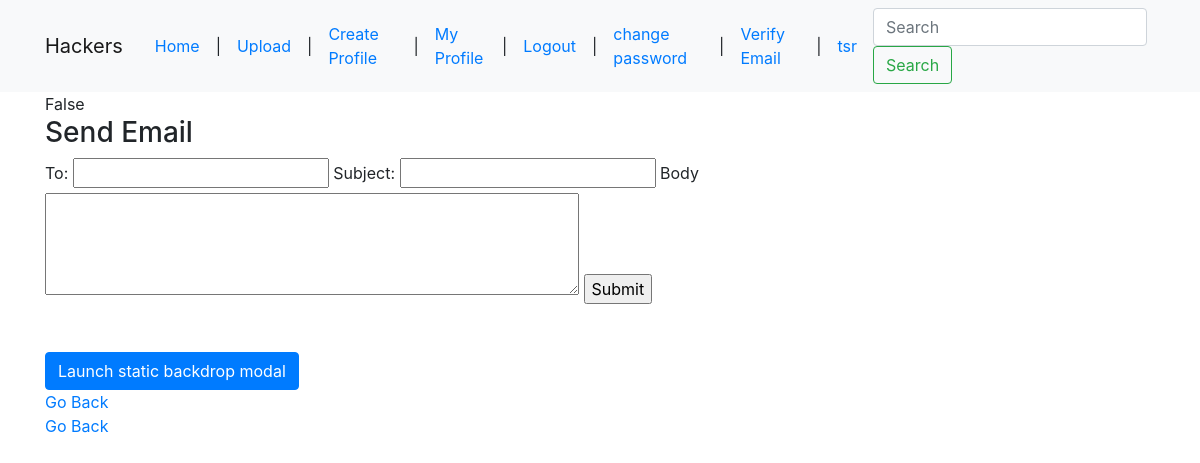
Before: /email/ (signed in) with the older database file.
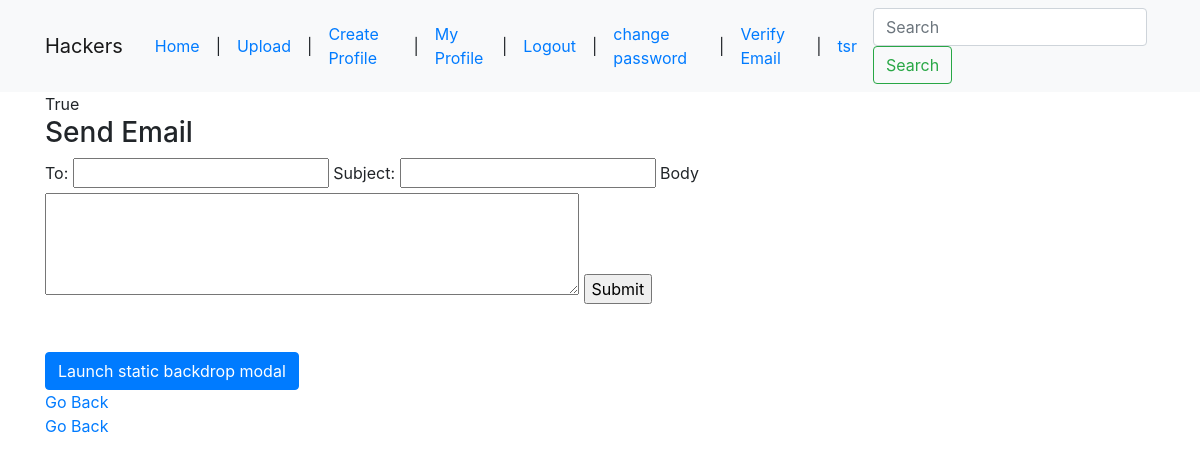
After: the same page with the newer database file.
### UserManagement/models.py (models this page shows, shortened)
class Profile(models.Model):
    contact_no = models.CharField(max_length=20)
    mobile_no = models.CharField(max_length=20)
    pro_pic = models.ImageField(upload_to='users/pro_pics', blank=True, null=True, default='users/pro_pics/default.jpg')
    portfolio_url = models.URLField(blank=True, null=True)
    cv = models.FileField(upload_to='users/cv', blank=True, null=True)
    user = models.ForeignKey(User, default=None, on_delete=models.CASCADE)
    status = models.CharField(max_length=10, blank=True, null=True, default='False')

### UserManagement/views.py (the view, shortened to what this page needs)
# urls.py: path('email/', user_views.send_email, name='email'),
@login_required
def send_email(request):
    recipient_list = []
    subject = ''
    message = ''
    status = Profile.objects.get(user=request.user).status
    user_message = '' + status
    context = {
        'message' : user_message
    }
    return render(request, 'UserManagement/send_email.html', context)

### templates/UserManagement/send_email.html (shortened to what this page needs)
{% extends 'base2.html' %}
{% block content %}
    {{ message }}
    <h3>Send Email</h3>
    <form method="POST">
        <label>To: </label>
        <input type="text" name="recipient">
        <label>Subject: </label>
        <input type="text" name="subject">
        <label>Body </label>
        <textarea name= "body" rows="4" cols="50">
        </textarea>
        <input type="submit">
    </form>
{% endblock content %}

Changed rows visible on the page:
changed Profile: status "False" → "True"
